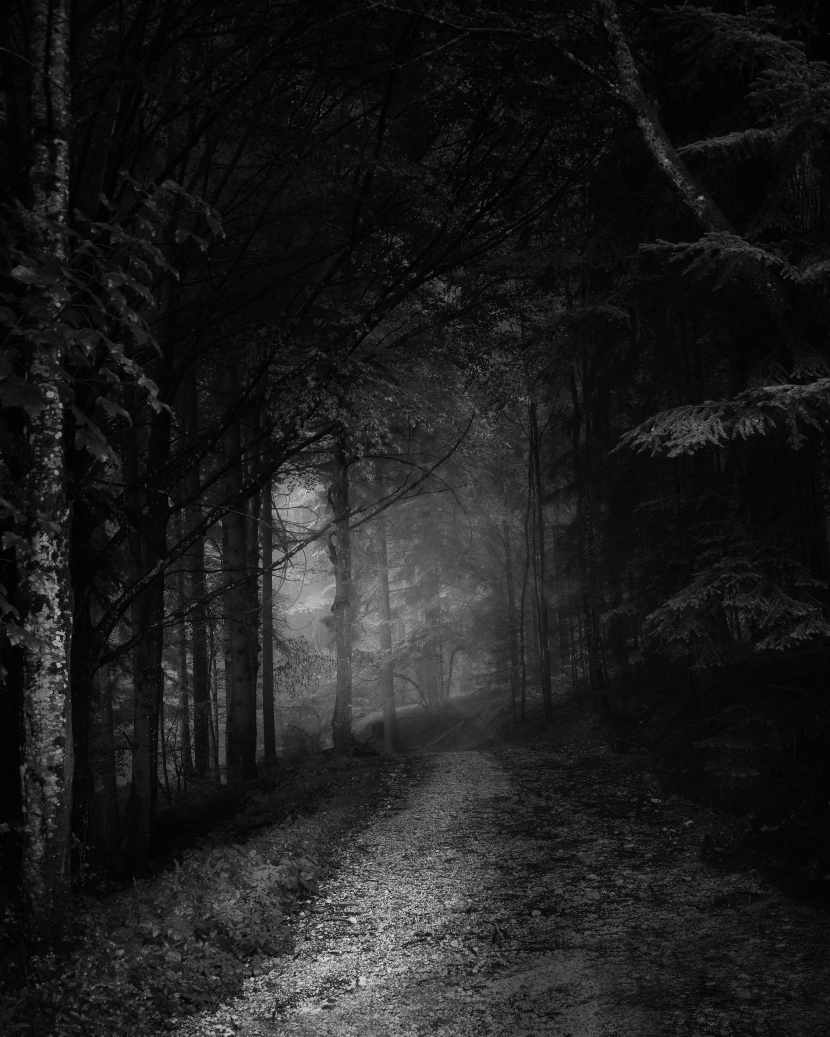
#> input picture assets/img/404-forest_half.webp, 2489 x 3109 px, given as the content of the folder nagaria-src/nagaria-shalito-src/src/assets/img/wood-patterns, which was not available (shown at 1/3 size)
$ python imageToWebp3x.py
#> lines starting #> are read from the running program, lines starting #| are printed output that depends on the picture
import os
import re
import subprocess

from PIL import Image


def get_resolution(filename):
    match = re.match(r"(.*)_(\d+)x(\d+)\.(.*)", filename)
    if match:
        return int(match.group(2)), int(match.group(3))
    else:
        with Image.open(filename) as im:
            return im.size


def generate_resolution(filename, resolution, format):
    with Image.open(filename) as im:
        im.resize((resolution, resolution * im.height // im.width)).save(
            f"{filename[:-4]}_{resolution}x{resolution * im.height // im.width}.{format}")


def process_image(filename):
    resolution_1x = 320
    resolution_2x = 750
    resolution_3x = 2048

    format = filename.split(".")[-1].lower()
    if format not in ["jpg", "jpeg", "png", "webp"]:
        return

    width, height = get_resolution(filename)
    if width <= resolution_1x:
        return

    generate_resolution(filename, resolution_1x, format)
    generate_resolution(filename, resolution_2x, format)
    generate_resolution(filename, resolution_3x, format)

    if format != "webp":
        subprocess.call(
            ["cwebp", "-q", "70", f"{filename}", "-o", f"{filename[:-4]}.webp"])


def process_folder(folder):
    for root, dirs, files in os.walk(folder):
        for file in files:
            process_image(os.path.join(root, file))
#> in get_resolution, im is the input picture: PIL image 2489x3109 RGB; mean R, G, B 29.8, 29.8, 29.8
#> in generate_resolution, `im.resize((resolution, resolution * im.height // im.width)).save( f"{f..`:
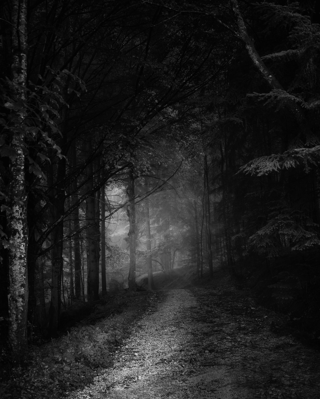
#> saved as 404-forest_half._320x399.webp: PIL image 320x399 RGB; mean R, G, B 29.8, 29.8, 29.8


process_folder(
    "D:/Development/nagaria/nagaria-src/nagaria-shalito-src/src/assets/img/wood-patterns")

$ run again, on assets/img/unsplash-carpentry_half.webp
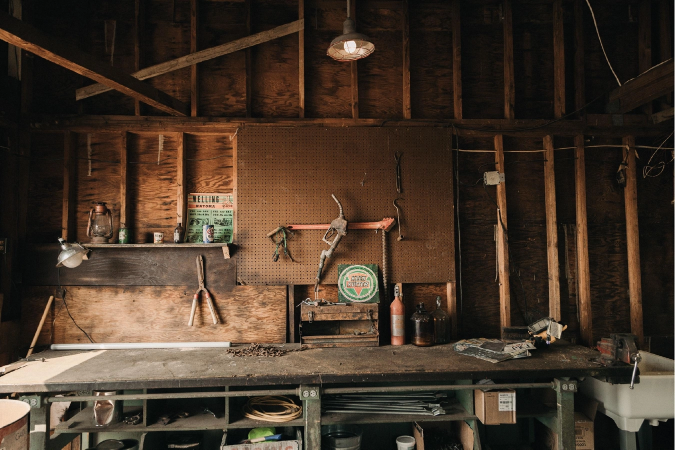
#> input picture assets/img/unsplash-carpentry_half.webp, 1349 x 899 px, given as the content of the folder nagaria-src/nagaria-shalito-src/src/assets/img/wood-patterns, which was not available (shown at 1/2 size)
#> in get_resolution, im is the input picture: PIL image 1349x899 RGB; mean R, G, B 69, 53.9, 40.9
#> in generate_resolution, `im.resize((resolution, resolution * im.height // im.width)).save( f"{f..`:
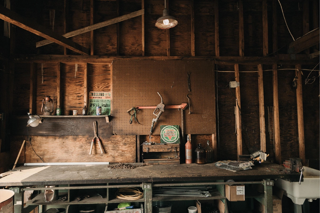
#> saved as unsplash-carpentry_half._320x213.webp: PIL image 320x213 RGB; mean R, G, B 69, 53.9, 40.9
#> in generate_resolution (call 2), `im.resize((resolution, resolution * im.height // im.width)).save( f"{f..`:
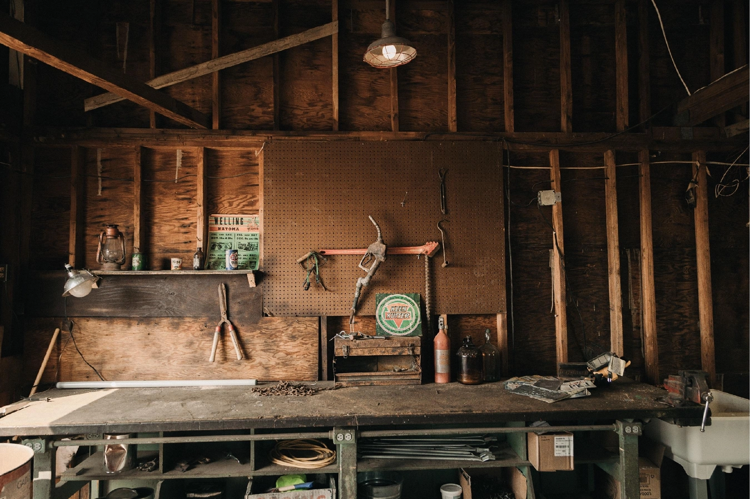
#> saved as unsplash-carpentry_half._750x499.webp: PIL image 750x499 RGB; mean R, G, B 69, 53.9, 40.9
